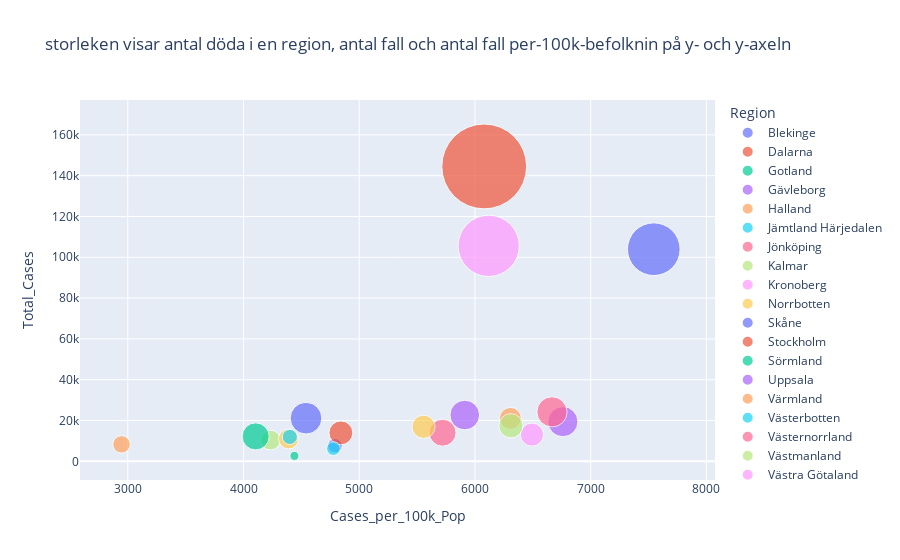

The cell this chart's notebook holds for it:
### Code cell
import pandas as pd
import plotly.express as px

df = pd.read_csv("Regional_Totals_Data.csv")

fig = px.scatter(df, x="Cases_per_100k_Pop", y="Total_Cases", color="Region", size='Total_Deaths', size_max=60, title="storleken visar antal döda i en region, antal fall och antal fall per-100k-befolknin på y- och y-axeln", width= 900)# Gneom att skriva df i början av scatter så säger jag till programmet att värderna på x och y-axeln kommet att tas ut från den filen.
fig.show()

### Figure 1 — Plotly figure (JSON) as saved in the notebook; plotly's stock layout.template omitted (floating-point values rounded to 4 significant figures)
{"data": [{"hovertemplate": "Region=Blekinge<br>Cases_per_100k_Pop=%{x}<br>Total_Cases=%{y}<br>Total_Deaths=%{marker.size}<extra></extra>", "legendgroup": "Blekinge", "marker": {"color": "#636efa", "size": [112], "sizemode": "area", "sizeref": 1.061, "symbol": "circle"}, "mode": "markers", "name": "Blekinge", "orientation": "v", "showlegend": true, "type": "scatter", "x": [4791.0], "xaxis": "x", "y": [7646], "yaxis": "y"}, {"hovertemplate": "Region=Dalarna<br>Cases_per_100k_Pop=%{x}<br>Total_Cases=%{y}<br>Total_Deaths=%{marker.size}<extra></extra>", "legendgroup": "Dalarna", "marker": {"color": "#EF553B", "size": [302], "sizemode": "area", "sizeref": 1.061, "symbol": "circle"}, "mode": "markers", "name": "Dalarna", "orientation": "v", "showlegend": true, "type": "scatter", "x": [4842.0], "xaxis": "x", "y": [13942], "yaxis": "y"}, {"hovertemplate": "Region=Gotland<br>Cases_per_100k_Pop=%{x}<br>Total_Cases=%{y}<br>Total_Deaths=%{marker.size}<extra></extra>", "legendgroup": "Gotland", "marker": {"color": "#00cc96", "size": [44], "sizemode": "area", "sizeref": 1.061, "symbol": "circle"}, "mode": "markers", "name": "Gotland", "orientation": "v", "showlegend": true, "type": "scatter", "x": [4440.0], "xaxis": "x", "y": [2650], "yaxis": "y"}, {"hovertemplate": "Region=Gävleborg<br>Cases_per_100k_Pop=%{x}<br>Total_Cases=%{y}<br>Total_Deaths=%{marker.size}<extra></extra>", "legendgroup": "Gävleborg", "marker": {"color": "#ab63fa", "size": [482], "sizemode": "area", "sizeref": 1.061, "symbol": "circle"}, "mode": "markers", "name": "Gävleborg", "orientation": "v", "showlegend": true, "type": "scatter", "x": [6760.0], "xaxis": "x", "y": [19426], "yaxis": "y"}, {"hovertemplate": "Region=Halland<br>Cases_per_100k_Pop=%{x}<br>Total_Cases=%{y}<br>Total_Deaths=%{marker.size}<extra></extra>", "legendgroup": "Halland", "marker": {"color": "#FFA15A", "size": [254], "sizemode": "area", "sizeref": 1.061, "symbol": "circle"}, "mode": "markers", "name": "Halland", "orientation": "v", "showlegend": true, "type": "scatter", "x": [6306.0], "xaxis": "x", "y": [21052], "yaxis": "y"}, {"hovertemplate": "Region=Jämtland Härjedalen<br>Cases_per_100k_Pop=%{x}<br>Total_Cases=%{y}<br>Total_Deaths=%{marker.size}<extra></extra>", "legendgroup": "Jämtland Härjedalen", "marker": {"color": "#19d3f3", "size": [100], "sizemode": "area", "sizeref": 1.061, "symbol": "circle"}, "mode": "markers", "name": "Jämtland Härjedalen", "orientation": "v", "showlegend": true, "type": "scatter", "x": [4777.0], "xaxis": "x", "y": [6249], "yaxis": "y"}, {"hovertemplate": "Region=Jönköping<br>Cases_per_100k_Pop=%{x}<br>Total_Cases=%{y}<br>Total_Deaths=%{marker.size}<extra></extra>", "legendgroup": "Jönköping", "marker": {"color": "#FF6692", "size": [486], "sizemode": "area", "sizeref": 1.061, "symbol": "circle"}, "mode": "markers", "name": "Jönköping", "orientation": "v", "showlegend": true, "type": "scatter", "x": [6666.0], "xaxis": "x", "y": [24236], "yaxis": "y"}, {"hovertemplate": "Region=Kalmar<br>Cases_per_100k_Pop=%{x}<br>Total_Cases=%{y}<br>Total_Deaths=%{marker.size}<extra></extra>", "legendgroup": "Kalmar", "marker": {"color": "#B6E880", "size": [207], "sizemode": "area", "sizeref": 1.061, "symbol": "circle"}, "mode": "markers", "name": "Kalmar", "orientation": "v", "showlegend": true, "type": "scatter", "x": [4234.0], "xaxis": "x", "y": [10391], "yaxis": "y"}, {"hovertemplate": "Region=Kronoberg<br>Cases_per_100k_Pop=%{x}<br>Total_Cases=%{y}<br>Total_Deaths=%{marker.size}<extra></extra>", "legendgroup": "Kronoberg", "marker": {"color": "#FF97FF", "size": [284], "sizemode": "area", "sizeref": 1.061, "symbol": "circle"}, "mode": "markers", "name": "Kronoberg", "orientation": "v", "showlegend": true, "type": "scatter", "x": [6492.0], "xaxis": "x", "y": [13080], "yaxis": "y"}, {"hovertemplate": "Region=Norrbotten<br>Cases_per_100k_Pop=%{x}<br>Total_Cases=%{y}<br>Total_Deaths=%{marker.size}<extra></extra>", "legendgroup": "Norrbotten", "marker": {"color": "#FECB52", "size": [212], "sizemode": "area", "sizeref": 1.061, "symbol": "circle"}, "mode": "markers", "name": "Norrbotten", "orientation": "v", "showlegend": true, "type": "scatter", "x": [4389.0], "xaxis": "x", "y": [10977], "yaxis": "y"}, {"hovertemplate": "Region=Skåne<br>Cases_per_100k_Pop=%{x}<br>Total_Cases=%{y}<br>Total_Deaths=%{marker.size}<extra></extra>", "legendgroup": "Skåne", "marker": {"color": "#636efa", "size": [1474], "sizemode": "area", "sizeref": 1.061, "symbol": "circle"}, "mode": "markers", "name": "Skåne", "orientation": "v", "showlegend": true, "type": "scatter", "x": [7545.0], "xaxis": "x", "y": [103958], "yaxis": "y"}, {"hovertemplate": "Region=Stockholm<br>Cases_per_100k_Pop=%{x}<br>Total_Cases=%{y}<br>Total_Deaths=%{marker.size}<extra></extra>", "legendgroup": "Stockholm", "marker": {"color": "#EF553B", "size": [3820], "sizemode": "area", "sizeref": 1.061, "symbol": "circle"}, "mode": "markers", "name": "Stockholm", "orientation": "v", "showlegend": true, "type": "scatter", "x": [6080.0], "xaxis": "x", "y": [144522], "yaxis": "y"}, {"hovertemplate": "Region=Sörmland<br>Cases_per_100k_Pop=%{x}<br>Total_Cases=%{y}<br>Total_Deaths=%{marker.size}<extra></extra>", "legendgroup": "Sörmland", "marker": {"color": "#00cc96", "size": [389], "sizemode": "area", "sizeref": 1.061, "symbol": "circle"}, "mode": "markers", "name": "Sörmland", "orientation": "v", "showlegend": true, "type": "scatter", "x": [4105.0], "xaxis": "x", "y": [12214], "yaxis": "y"}, {"hovertemplate": "Region=Uppsala<br>Cases_per_100k_Pop=%{x}<br>Total_Cases=%{y}<br>Total_Deaths=%{marker.size}<extra></extra>", "legendgroup": "Uppsala", "marker": {"color": "#ab63fa", "size": [467], "sizemode": "area", "sizeref": 1.061, "symbol": "circle"}, "mode": "markers", "name": "Uppsala", "orientation": "v", "showlegend": true, "type": "scatter", "x": [5912.0], "xaxis": "x", "y": [22684], "yaxis": "y"}, {"hovertemplate": "Region=Värmland<br>Cases_per_100k_Pop=%{x}<br>Total_Cases=%{y}<br>Total_Deaths=%{marker.size}<extra></extra>", "legendgroup": "Värmland", "marker": {"color": "#FFA15A", "size": [162], "sizemode": "area", "sizeref": 1.061, "symbol": "circle"}, "mode": "markers", "name": "Värmland", "orientation": "v", "showlegend": true, "type": "scatter", "x": [2946.0], "xaxis": "x", "y": [8320], "yaxis": "y"}, {"hovertemplate": "Region=Västerbotten<br>Cases_per_100k_Pop=%{x}<br>Total_Cases=%{y}<br>Total_Deaths=%{marker.size}<extra></extra>", "legendgroup": "Västerbotten", "marker": {"color": "#19d3f3", "size": [123], "sizemode": "area", "sizeref": 1.061, "symbol": "circle"}, "mode": "markers", "name": "Västerbotten", "orientation": "v", "showlegend": true, "type": "scatter", "x": [4400.0], "xaxis": "x", "y": [11957], "yaxis": "y"}, {"hovertemplate": "Region=Västernorrland<br>Cases_per_100k_Pop=%{x}<br>Total_Cases=%{y}<br>Total_Deaths=%{marker.size}<extra></extra>", "legendgroup": "Västernorrland", "marker": {"color": "#FF6692", "size": [387], "sizemode": "area", "sizeref": 1.061, "symbol": "circle"}, "mode": "markers", "name": "Västernorrland", "orientation": "v", "showlegend": true, "type": "scatter", "x": [5720.0], "xaxis": "x", "y": [14034], "yaxis": "y"}, {"hovertemplate": "Region=Västmanland<br>Cases_per_100k_Pop=%{x}<br>Total_Cases=%{y}<br>Total_Deaths=%{marker.size}<extra></extra>", "legendgroup": "Västmanland", "marker": {"color": "#B6E880", "size": [311], "sizemode": "area", "sizeref": 1.061, "symbol": "circle"}, "mode": "markers", "name": "Västmanland", "orientation": "v", "showlegend": true, "type": "scatter", "x": [6311.0], "xaxis": "x", "y": [17408], "yaxis": "y"}, {"hovertemplate": "Region=Västra Götaland<br>Cases_per_100k_Pop=%{x}<br>Total_Cases=%{y}<br>Total_Deaths=%{marker.size}<extra></extra>", "legendgroup": "Västra Götaland", "marker": {"color": "#FF97FF", "size": [1993], "sizemode": "area", "sizeref": 1.061, "symbol": "circle"}, "mode": "markers", "name": "Västra Götaland", "orientation": "v", "showlegend": true, "type": "scatter", "x": [6118.0], "xaxis": "x", "y": [105596], "yaxis": "y"}, {"hovertemplate": "Region=Örebro<br>Cases_per_100k_Pop=%{x}<br>Total_Cases=%{y}<br>Total_Deaths=%{marker.size}<extra></extra>", "legendgroup": "Örebro", "marker": {"color": "#FECB52", "size": [285], "sizemode": "area", "sizeref": 1.061, "symbol": "circle"}, "mode": "markers", "name": "Örebro", "orientation": "v", "showlegend": true, "type": "scatter", "x": [5556.0], "xaxis": "x", "y": [16934], "yaxis": "y"}, {"hovertemplate": "Region=Östergötland<br>Cases_per_100k_Pop=%{x}<br>Total_Cases=%{y}<br>Total_Deaths=%{marker.size}<extra></extra>", "legendgroup": "Östergötland", "marker": {"color": "#636efa", "size": [534], "sizemode": "area", "sizeref": 1.061, "symbol": "circle"}, "mode": "markers", "name": "Östergötland", "orientation": "v", "showlegend": true, "type": "scatter", "x": [4540.0], "xaxis": "x", "y": [21135], "yaxis": "y"}], "layout": {"legend": {"itemsizing": "constant", "title": {"text": "Region"}, "tracegroupgap": 0}, "title": {"text": "storleken visar antal döda i en region, antal fall och antal fall per-100k-befolknin på y- och y-axeln"}, "width": 900, "xaxis": {"anchor": "y", "domain": [0, 1], "title": {"text": "Cases_per_100k_Pop"}}, "yaxis": {"anchor": "x", "domain": [0, 1], "title": {"text": "Total_Cases"}}}}
